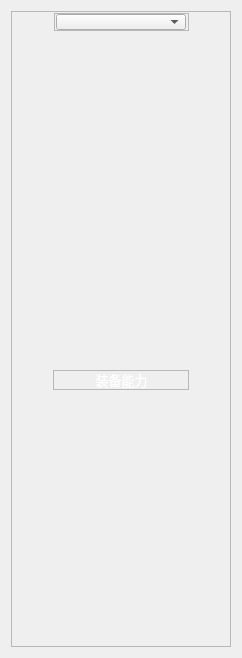
<?xml version="1.0" encoding="UTF-8"?>
<ui version="4.0">
 <class>CEquipmentInfoWidget</class>
 <widget class="QWidget" name="CEquipmentInfoWidget">
  <property name="geometry">
   <rect>
    <x>0</x>
    <y>0</y>
    <width>242</width>
    <height>658</height>
   </rect>
  </property>
  <property name="minimumSize">
   <size>
    <width>242</width>
    <height>658</height>
   </size>
  </property>
  <property name="maximumSize">
   <size>
    <width>1920</width>
    <height>1080</height>
   </size>
  </property>
  <property name="contextMenuPolicy">
   <enum>Qt::DefaultContextMenu</enum>
  </property>
  <property name="windowTitle">
   <string>CEquipmentInfoWidget</string>
  </property>
  <property name="styleSheet">
   <string notr="true">*
{
    border-image: url(:/img/resrc/images/bg.png);
}
#frame
{
    border-image: url(:/img/resrc/images/biaotibeijing.png);
}


#label
{
    border-image: url(:/img/resrc/images/biaotibeijing.png);
	color: #ffffff;
	font-family: &quot;Microsoft YaHei&quot;;
	font-size:13px;
}
/* CEquipmentAttibutes begin */

CEquipmentAttibutes #zidan_logo
{
	border-image: url(:/img/resrc/images/roctet.png);
}
CEquipmentAttibutes #chart_frame
{
	border-image: url(:/img/resrc/images/feiji.png);
}
CEquipmentAttibutes #label_speed
{
	color: #ffffff;
	font-family: &quot;Microsoft YaHei&quot;;
	font-size:13px;
}
CEquipmentAttibutes #zidan_number
{
	color: #ffffff;
	font-family: &quot;Microsoft YaHei&quot;;
	font-size:13px;
}
CEquipmentAttibutes #label_danyao
{
	color: #ffffff;
	font-family: &quot;Microsoft YaHei&quot;;
	font-size:13px;
}
CEquipmentAttibutes #label_fa
{
	color: #ffffff;
	font-family: &quot;Microsoft YaHei&quot;;
	font-size:13px;
}
CEquipmentAttibutes #zidan_progressBar
{
    border: 1px solid #132635;
    max-height: 3px;
    margin-top: 0px;
    margin-right: 48px;
}

CEquipmentAttibutes #zidan_progressBar
{
    background: qlineargradient(x1:0,
    y1: 0,
    x2: 1,
    y2: 0,
    stop: 0 rgb(255, 170, 0),
    stop: 1 rgb(255, 170, 0));
    margin: 0px;
}
/* CEquipmentAttibutes end */
/* CEquipmentSetting begin */
CEquipmentSetting #label_sbwd
{
	color: #ffffff;
	font-family: &quot;Microsoft YaHei&quot;;
	font-size:13px;
}
CEquipmentSetting #label_tmdata
{
	color: #ffffff;
	font-family: &quot;Microsoft YaHei&quot;;
	font-size:13px;
}
CEquipmentSetting #label_ssd
{
	color: #ffffff;
	font-family: &quot;Microsoft YaHei&quot;;
	font-size:10px;
}
CEquipmentSetting #label_tmimage
{
	border-image: url(:/img/resrc/images/tem.png);
}
CEquipmentSetting #label_sbdl
{
	color: #ffffff;
	font-family: &quot;Microsoft YaHei&quot;;
	font-size:13px;
}
CEquipmentSetting #label_btdata
{
	color: #ffffff;
	font-family: &quot;Microsoft YaHei&quot;;
	font-size:13px;
}
CEquipmentSetting #label_pr
{
	color: #ffffff;
	font-family: &quot;Microsoft YaHei&quot;;
	font-size:10px;
}
CEquipmentSetting #label_btimage
{
	border-image: url(:/img/resrc/images/buttry.png);
}
CEquipmentSetting #label_sbyl
{
	color: #ffffff;
	font-family: &quot;Microsoft YaHei&quot;;
	font-size:13px;
}
CEquipmentSetting #label_prdata
{
	color: #ffffff;
	font-family: &quot;Microsoft YaHei&quot;;
	font-size:13px;
}
CEquipmentSetting #label_mpa
{
	color: #ffffff;
	font-family: &quot;Microsoft YaHei&quot;;
	font-size:10px;
}
CEquipmentSetting #label_primage
{
	border-image: url(:/img/resrc/images/press.png);
}
/* CEquipmentSetting end */
</string>
  </property>
  <layout class="QGridLayout" name="gridLayout_4">
   <item row="0" column="0">
    <widget class="QFrame" name="frame_3">
     <property name="frameShape">
      <enum>QFrame::StyledPanel</enum>
     </property>
     <property name="frameShadow">
      <enum>QFrame::Raised</enum>
     </property>
     <layout class="QGridLayout" name="gridLayout_3">
      <property name="margin">
       <number>0</number>
      </property>
      <property name="spacing">
       <number>0</number>
      </property>
      <item row="0" column="0">
       <layout class="QHBoxLayout" name="horizontalLayout_3">
        <item>
         <spacer name="horizontalSpacer_5">
          <property name="orientation">
           <enum>Qt::Horizontal</enum>
          </property>
          <property name="sizeHint" stdset="0">
           <size>
            <width>40</width>
            <height>20</height>
           </size>
          </property>
         </spacer>
        </item>
        <item>
         <widget class="QFrame" name="frame">
          <property name="minimumSize">
           <size>
            <width>135</width>
            <height>18</height>
           </size>
          </property>
          <property name="maximumSize">
           <size>
            <width>135</width>
            <height>18</height>
           </size>
          </property>
          <property name="frameShape">
           <enum>QFrame::StyledPanel</enum>
          </property>
          <property name="frameShadow">
           <enum>QFrame::Raised</enum>
          </property>
          <layout class="QGridLayout" name="gridLayout">
           <property name="margin">
            <number>0</number>
           </property>
           <property name="spacing">
            <number>0</number>
           </property>
           <item row="0" column="0">
            <layout class="QHBoxLayout" name="horizontalLayout">
             <item>
              <spacer name="horizontalSpacer">
               <property name="orientation">
                <enum>Qt::Horizontal</enum>
               </property>
               <property name="sizeHint" stdset="0">
                <size>
                 <width>40</width>
                 <height>20</height>
                </size>
               </property>
              </spacer>
             </item>
             <item>
              <widget class="QComboBox" name="comboBox">
               <property name="minimumSize">
                <size>
                 <width>130</width>
                 <height>15</height>
                </size>
               </property>
               <property name="layoutDirection">
                <enum>Qt::LeftToRight</enum>
               </property>
               <property name="styleSheet">
                <string notr="true"/>
               </property>
               <property name="inputMethodHints">
                <set>Qt::ImhNone</set>
               </property>
              </widget>
             </item>
             <item>
              <spacer name="horizontalSpacer_2">
               <property name="orientation">
                <enum>Qt::Horizontal</enum>
               </property>
               <property name="sizeHint" stdset="0">
                <size>
                 <width>40</width>
                 <height>20</height>
                </size>
               </property>
              </spacer>
             </item>
            </layout>
           </item>
          </layout>
         </widget>
        </item>
        <item>
         <spacer name="horizontalSpacer_6">
          <property name="orientation">
           <enum>Qt::Horizontal</enum>
          </property>
          <property name="sizeHint" stdset="0">
           <size>
            <width>40</width>
            <height>20</height>
           </size>
          </property>
         </spacer>
        </item>
       </layout>
      </item>
      <item row="1" column="0">
       <layout class="QHBoxLayout" name="horizontalLayout_7">
        <item>
         <spacer name="horizontalSpacer_9">
          <property name="orientation">
           <enum>Qt::Horizontal</enum>
          </property>
          <property name="sizeHint" stdset="0">
           <size>
            <width>40</width>
            <height>20</height>
           </size>
          </property>
         </spacer>
        </item>
        <item>
         <widget class="CEquipmentAttibutes" name="EquipmentAtttibutes" native="true">
          <property name="minimumSize">
           <size>
            <width>182</width>
            <height>233</height>
           </size>
          </property>
          <property name="maximumSize">
           <size>
            <width>182</width>
            <height>16777215</height>
           </size>
          </property>
         </widget>
        </item>
        <item>
         <spacer name="horizontalSpacer_10">
          <property name="orientation">
           <enum>Qt::Horizontal</enum>
          </property>
          <property name="sizeHint" stdset="0">
           <size>
            <width>40</width>
            <height>20</height>
           </size>
          </property>
         </spacer>
        </item>
       </layout>
      </item>
      <item row="2" column="0">
       <layout class="QHBoxLayout" name="horizontalLayout_6">
        <item>
         <spacer name="horizontalSpacer_11">
          <property name="orientation">
           <enum>Qt::Horizontal</enum>
          </property>
          <property name="sizeHint" stdset="0">
           <size>
            <width>40</width>
            <height>20</height>
           </size>
          </property>
         </spacer>
        </item>
        <item>
         <widget class="CEquipmentSetting" name="Equiomentsetting" native="true">
          <property name="minimumSize">
           <size>
            <width>182</width>
            <height>105</height>
           </size>
          </property>
          <property name="maximumSize">
           <size>
            <width>182</width>
            <height>16777215</height>
           </size>
          </property>
         </widget>
        </item>
        <item>
         <spacer name="horizontalSpacer_12">
          <property name="orientation">
           <enum>Qt::Horizontal</enum>
          </property>
          <property name="sizeHint" stdset="0">
           <size>
            <width>40</width>
            <height>20</height>
           </size>
          </property>
         </spacer>
        </item>
       </layout>
      </item>
      <item row="3" column="0">
       <layout class="QHBoxLayout" name="horizontalLayout_4">
        <item>
         <spacer name="horizontalSpacer_7">
          <property name="orientation">
           <enum>Qt::Horizontal</enum>
          </property>
          <property name="sizeHint" stdset="0">
           <size>
            <width>40</width>
            <height>20</height>
           </size>
          </property>
         </spacer>
        </item>
        <item>
         <widget class="QFrame" name="frame_2">
          <property name="maximumSize">
           <size>
            <width>136</width>
            <height>20</height>
           </size>
          </property>
          <property name="frameShape">
           <enum>QFrame::StyledPanel</enum>
          </property>
          <property name="frameShadow">
           <enum>QFrame::Raised</enum>
          </property>
          <layout class="QGridLayout" name="gridLayout_2">
           <property name="margin">
            <number>0</number>
           </property>
           <property name="spacing">
            <number>0</number>
           </property>
           <item row="0" column="0">
            <layout class="QHBoxLayout" name="horizontalLayout_2">
             <item>
              <spacer name="horizontalSpacer_3">
               <property name="orientation">
                <enum>Qt::Horizontal</enum>
               </property>
               <property name="sizeHint" stdset="0">
                <size>
                 <width>40</width>
                 <height>20</height>
                </size>
               </property>
              </spacer>
             </item>
             <item>
              <widget class="QLabel" name="label">
               <property name="minimumSize">
                <size>
                 <width>135</width>
                 <height>18</height>
                </size>
               </property>
               <property name="text">
                <string>装备能力</string>
               </property>
               <property name="alignment">
                <set>Qt::AlignCenter</set>
               </property>
              </widget>
             </item>
             <item>
              <spacer name="horizontalSpacer_4">
               <property name="orientation">
                <enum>Qt::Horizontal</enum>
               </property>
               <property name="sizeHint" stdset="0">
                <size>
                 <width>40</width>
                 <height>20</height>
                </size>
               </property>
              </spacer>
             </item>
            </layout>
           </item>
          </layout>
         </widget>
        </item>
        <item>
         <spacer name="horizontalSpacer_8">
          <property name="orientation">
           <enum>Qt::Horizontal</enum>
          </property>
          <property name="sizeHint" stdset="0">
           <size>
            <width>40</width>
            <height>20</height>
           </size>
          </property>
         </spacer>
        </item>
       </layout>
      </item>
      <item row="4" column="0">
       <layout class="QHBoxLayout" name="horizontalLayout_5">
        <item>
         <spacer name="horizontalSpacer_13">
          <property name="orientation">
           <enum>Qt::Horizontal</enum>
          </property>
          <property name="sizeHint" stdset="0">
           <size>
            <width>40</width>
            <height>20</height>
           </size>
          </property>
         </spacer>
        </item>
        <item>
         <widget class="RadarChart" name="pRadarChart" native="true">
          <property name="minimumSize">
           <size>
            <width>202</width>
            <height>202</height>
           </size>
          </property>
          <property name="maximumSize">
           <size>
            <width>202</width>
            <height>16777215</height>
           </size>
          </property>
          <layout class="QVBoxLayout" name="verticalLayout">
           <property name="spacing">
            <number>0</number>
           </property>
           <property name="margin">
            <number>0</number>
           </property>
           <item>
            <widget class="QGraphicsView" name="graphicsView">
             <property name="minimumSize">
              <size>
               <width>202</width>
               <height>202</height>
              </size>
             </property>
             <property name="maximumSize">
              <size>
               <width>202</width>
               <height>202</height>
              </size>
             </property>
             <property name="styleSheet">
              <string notr="true">background-color: rgba(255, 255, 255, 0);</string>
             </property>
             <property name="frameShape">
              <enum>QFrame::NoFrame</enum>
             </property>
             <property name="verticalScrollBarPolicy">
              <enum>Qt::ScrollBarAlwaysOff</enum>
             </property>
             <property name="horizontalScrollBarPolicy">
              <enum>Qt::ScrollBarAlwaysOff</enum>
             </property>
            </widget>
           </item>
          </layout>
         </widget>
        </item>
        <item>
         <spacer name="horizontalSpacer_14">
          <property name="orientation">
           <enum>Qt::Horizontal</enum>
          </property>
          <property name="sizeHint" stdset="0">
           <size>
            <width>40</width>
            <height>20</height>
           </size>
          </property>
         </spacer>
        </item>
       </layout>
      </item>
     </layout>
    </widget>
   </item>
  </layout>
 </widget>
 <customwidgets>
  <customwidget>
   <class>CEquipmentAttibutes</class>
   <extends>QWidget</extends>
   <header>EquipmentAttibutes.h</header>
   <container>1</container>
  </customwidget>
  <customwidget>
   <class>CEquipmentSetting</class>
   <extends>QWidget</extends>
   <header>EquipmentSetting.h</header>
   <container>1</container>
  </customwidget>
  <customwidget>
   <class>RadarChart</class>
   <extends>QWidget</extends>
   <header>RadarChart.h</header>
   <container>1</container>
  </customwidget>
 </customwidgets>
 <resources/>
 <connections/>
</ui>
